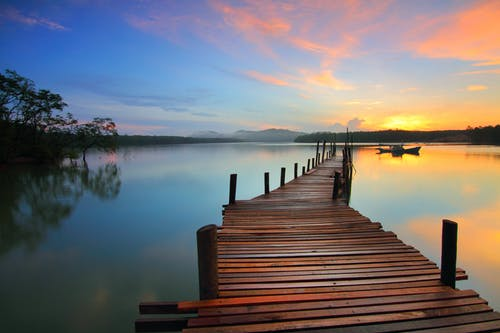
#> input picture data/test_images/natural1.jpeg, 500 x 333 px; its folder holds only this picture in this run
$ jupyter execute --allow-errors 'Determining natural or icon photograph experimentation.ipynb'
#> lines starting #> are read from the running program, lines starting #| are printed output that depends on the picture
[cell 1]
import cv2
import numpy as np
import matplotlib.pyplot as plt

[cell 2]
def load_image(path):
#> called with path = '../data/test_images/natural1.jpeg'
    image = cv2.imread(path, cv2.IMREAD_GRAYSCALE)
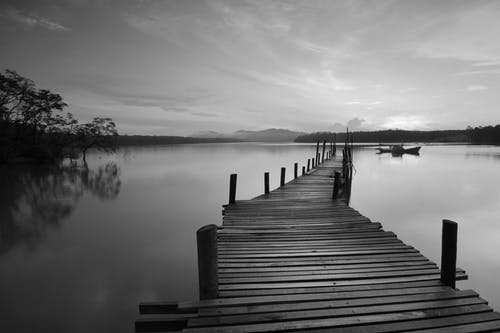
#> image: shape (333, 500); min 0, max 252, mean 115.2

    return cv2.resize(image, (25, 25))
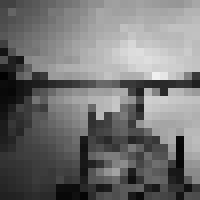
#> returned value: shape (25, 25) (shown 8 times larger); min 1, max 239, mean 114.4

[cell 3]
def get_n_unique_colors(image):
    assert image.shape[-1] == 1 or len(image.shape) == 2, 'Must be grayscale'

    flattened = image.flatten()

    return len(np.unique(flattened))

[cell 4]
def show_image(image):
    plt.figure(figsize=(20, 5))
    plt.imshow(image, cmap='gray')
    plt.show()

#> (a cell that did not finish here is left out)
